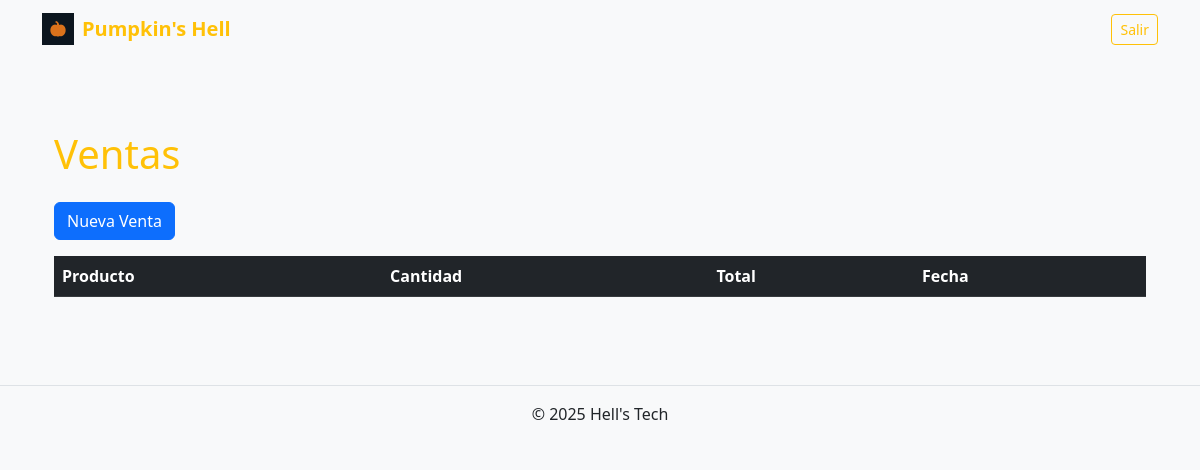
The app's page /ventas/ (signed in), older data.
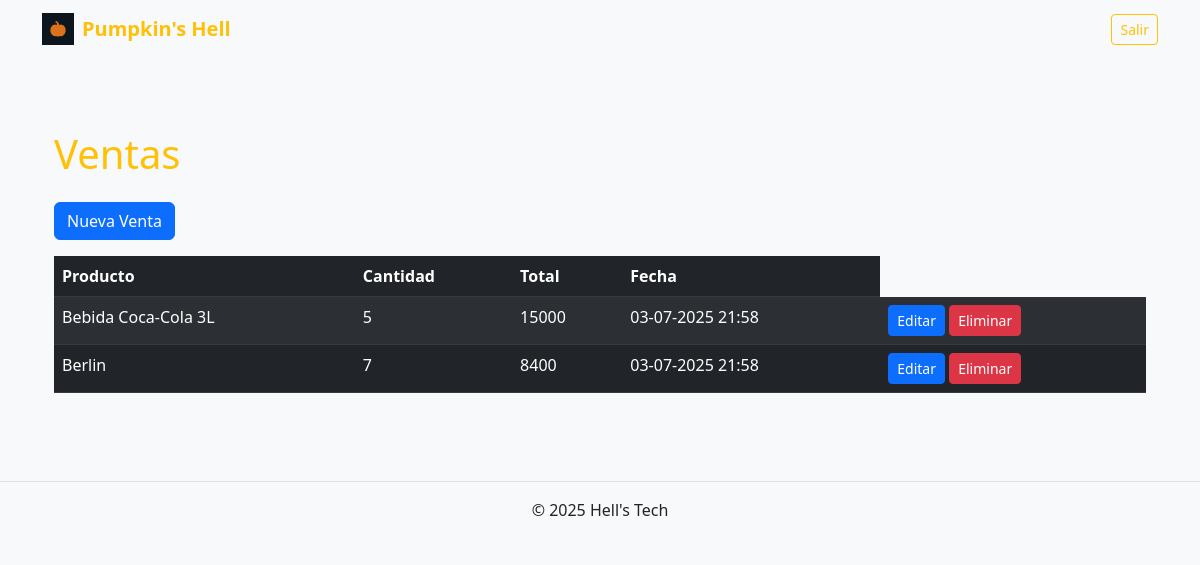
The same page, newer data.
### ventas/models.py (models this page shows, shortened)
class DetalleVenta(models.Model):
    venta    = models.ForeignKey(Venta, related_name='detalles', on_delete=models.CASCADE)
    producto = models.ForeignKey(Producto, on_delete=models.CASCADE)
    cantidad = models.PositiveIntegerField()
    precio   = models.PositiveIntegerField() # precio unitario al momento de la venta

class Producto(models.Model):
    nombre    = models.CharField(max_length=100, unique=True)
    precio    = models.PositiveIntegerField(verbose_name="Precio")
    stock     = models.PositiveIntegerField(default=0)
    proveedor = models.ForeignKey('Proveedor', on_delete=models.PROTECT, related_name='productos')
    activo    = models.BooleanField(default=True)

class Venta(models.Model):
    total = models.BigIntegerField(default=0)
    usuario = models.ForeignKey('auth.User', on_delete=models.CASCADE)
    fecha = models.DateTimeField(default=timezone.now)
    medio_pago = models.CharField(max_length=20, choices=[
        ("Crédito", "Tarjeta Crédito"),
        ("Débito", "Tarjeta Débito"),
        ("Efectivo", "Efectivo"),
    ])

### ventas/views.py (the view)
# urls.py: path('ventas/', VentaList.as_view(), name='ventas_list'),
class VentaList(LoginRequiredMixin, ListView):
    model = Venta
    template_name = 'ventas/venta_list.html'
    context_object_name = 'ventas'
    def get_context_data(self, **kwargs):
        context = super().get_context_data(**kwargs)
        context['es_bodeguero'] = self.request.user.groups.filter(name='Bodeguero').exists()
        context['es_jefe'] = self.request.user.groups.filter(name='Jefe').exists()
        return context

### ventas/context_processors.py (called while the page is built)
def roles(request):
    ctx = {}
    user = request.user
    if user.is_authenticated:
        grupos = set(user.groups.values_list('name', flat=True))
        ctx['es_jefe']      = 'Jefe'      in grupos
        ctx['es_bodeguero'] = 'Bodeguero' in grupos
        ctx['es_cajero']    = 'Cajero'    in grupos
    return ctx

### ventas/templates/ventas/venta_list.html (shortened to what this page needs)
{% extends "base.html" %}
{% load static %}
{% block content %}
  <div class="container py-4">
    <h1 class="mb-4 text-warning">Ventas</h1>
    <a href="{% url 'venta_create' %}" class="btn btn-primary mb-3">Nueva Venta</a>
<table class="table table-striped table-dark">
  <thead>
    <tr>
      <th>Producto</th>
      <th>Cantidad</th>
      <th>Total</th>
      <th>Fecha</th>
    </tr>
  </thead>
  <tbody>
  {% for venta in ventas %}
    {% for detalle in venta.detalles.all %}
      <tr>
        <td>{{ detalle.producto.nombre }}</td>
        <td>{{ detalle.cantidad }}</td>
        {% if forloop.first %}
          <td rowspan="{{ venta.detalles.count }}">{{ venta.total }}</td>
          <td rowspan="{{ venta.detalles.count }}">{{ venta.fecha|date:"d-m-Y H:i" }}</td>
          <td rowspan="{{ venta.detalles.count }}">
            <a href="{% url 'venta_update' venta.pk %}" class="btn btn-sm btn-primary">Editar</a>
            <a href="{% url 'venta_delete' venta.pk %}" class="btn btn-sm btn-danger">Eliminar</a>
          </td>
        {% endif %}
      </tr>
    {% endfor %}
  {% empty %}
    <tr>
      <td colspan="5" class="text-center">No hay ventas registradas.</td>
    </tr>
  {% endfor %}
</tbody>
</table>
  </div>
{% endblock %}

Row changes from the older to the newer data that the page shows:
added Venta: total "15000", fecha "03-07-2025 21:58"
added DetalleVenta: producto.nombre "Bebida Coca-Cola 3L", cantidad "5"
added Venta: total "8400", fecha "03-07-2025 21:58"
added DetalleVenta: producto.nombre "Berlin", cantidad "7"
